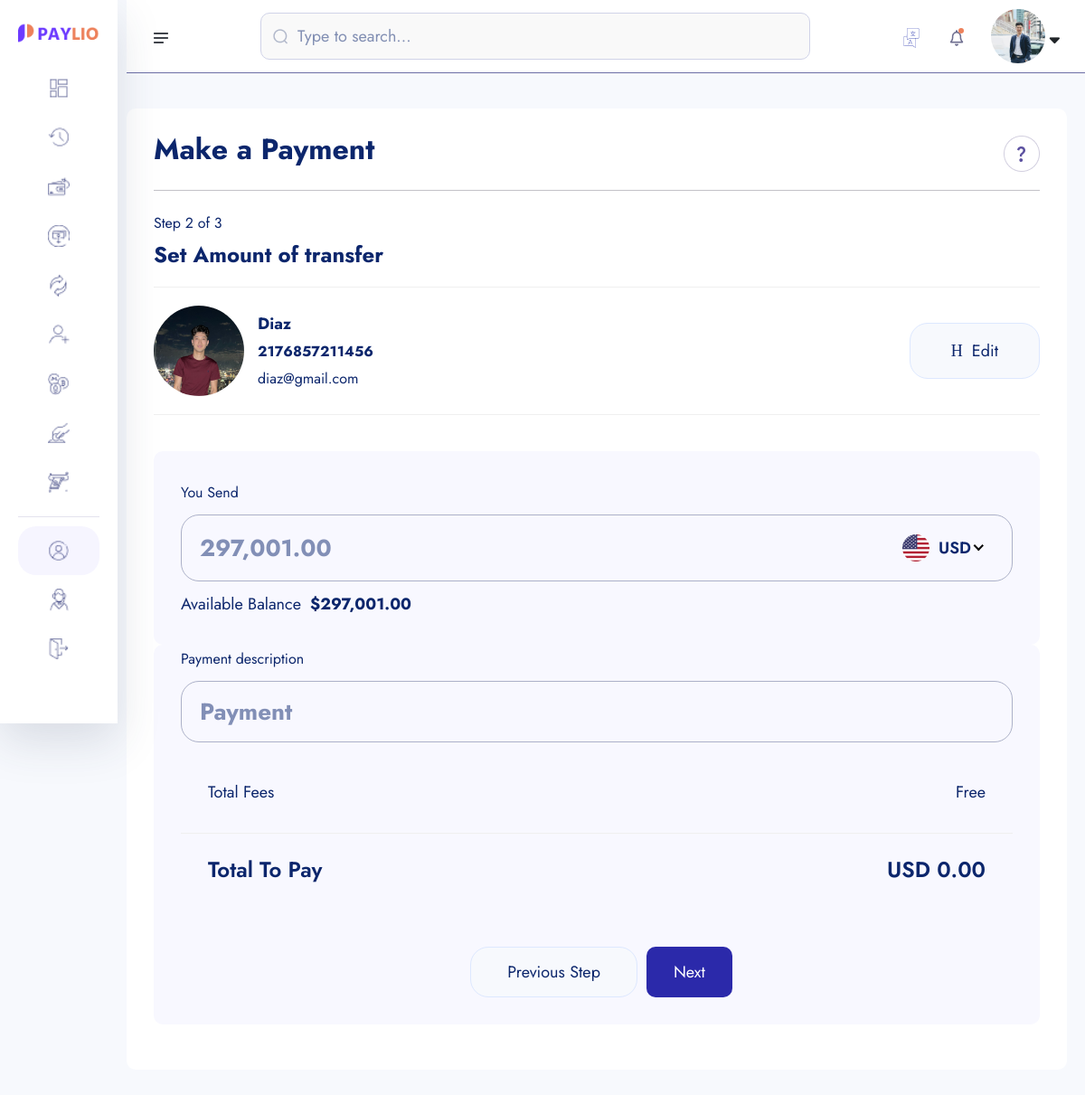
Page /amount-transfer/2176857211456/ (signed in) on the committed database.
### userauths/models.py (models this page shows, shortened)
class User(AbstractUser):
    username = models.CharField(max_length=100)
    email = models.EmailField(unique=True)
    is_staff = models.BooleanField(default=False)
    is_superuser = models.BooleanField(default=False)
    USERNAME_FIELD = 'email'
    REQUIRED_FIELDS = ['username']

### account/models.py (models this page shows, shortened)
class KYC(models.Model):
    id = models.UUIDField(primary_key=True, unique=True, default=uuid.uuid4, editable=False)
    user =  models.OneToOneField(User, on_delete=models.CASCADE)
    account =  models.OneToOneField(Account, on_delete=models.CASCADE, null=True, blank=True)
    full_name = models.CharField(max_length=1000)
    image = models.ImageField(upload_to="kyc", default="default.jpg")
    marrital_status = models.CharField(choices=MARITAL_STATUS, max_length=40)
    gender = models.CharField(choices=GENDER, max_length=40)
    identity_type = models.CharField(choices=IDENTITY_TYPE, max_length=140)
    identity_image = models.ImageField(upload_to="kyc", null=True, blank=True)
    date_of_birth = models.DateTimeField(auto_now_add=False)
    signature = models.ImageField(upload_to="kyc")
    nationality = models.CharField(max_length=100, null=True, blank=True)
    country = models.CharField(max_length=100)
    state = models.CharField(max_length=100)
    city = models.CharField(max_length=100)
    mobile = models.CharField(max_length=1000)
    fax = models.CharField(max_length=1000)
    date = models.DateTimeField(auto_now_add=True)

class Account(models.Model):
    id = models.UUIDField(primary_key=True, unique=True, default=uuid.uuid4, editable=False)
    user =  models.OneToOneField(User, on_delete=models.CASCADE)
    account_balance = models.DecimalField(max_digits=12, decimal_places=2, default=0.00) #123 345 789 102
    account_number = ShortUUIDField(unique=True,length=10, max_length=25, prefix="217", alphabet="1234567890") #2175893745837
    account_id = ShortUUIDField(unique=True,length=7, max_length=25, prefix="DEX", alphabet="1234567890") #2175893745837
    pin_number = ShortUUIDField(unique=True,length=4, max_length=7, alphabet="1234567890") #2737
    red_code = ShortUUIDField(unique=True,length=10, max_length=20, alphabet="abcdefgh1234567890") #2737
    account_status = models.CharField(max_length=100, choices=ACCOUNT_STATUS, default="in-active")
    date = models.DateTimeField(auto_now_add=True)
    kyc_submitted = models.BooleanField(default=False)
    kyc_confirmed = models.BooleanField(default=False)
    recommended_by = models.ForeignKey(User, on_delete=models.DO_NOTHING, blank=True, null=True, related_name="recommended_by")
    review = models.CharField(max_length=100, null=True,blank=True, default="Review")
    class Meta:
        ordering = ['-id']

### core/transfer.py (the view)
# urls.py: path("amount-transfer/<account_number>/", transfer.AmountTransfer, name="amount-transfer"),
def AmountTransfer(request, account_number):
    try:
        account = Account.objects.get(account_number=account_number)
    except:
        messages.warning(request, "Account does not exist")
        return redirect("core:search-account")
    context = {
        "account": account,
       }
    return render(request, "transfer/amount-transfer.html", context)

### templates/transfer/amount-transfer.html (shortened to what this page needs)
{% extends "partials/dashboard-base.html" %}
{% load static %}
{% block content %}
{% load humanize %}
    <section class="dashboard-section body-collapse pay step step-2">
        <div class="overlay pt-120">
            <div class="container-fruid">
                <div class="main-content">
                    <div class="head-area d-flex align-items-center justify-content-between">
                        <h4>Make a Payment</h4>
                        <div class="icon-area">
                            <img src="{% static 'assets1/images/icon/support-icon.png' %}" alt="icon">
                        </div>
                    </div>
                    <div class="choose-recipient">
                        <div class="step-area">
                            <span class="mdr">Step 2 of 3</span>
                            <h5>Set Amount of transfer</h5>
                        </div>
                        <div class="user-select">
                            <div class="single-user">
                                <div class="left d-flex align-items-center">
                                    <div class="img-area">
                                        <img src="{{ account.user.kyc.image.url }}" style="width: 100px; height: 100px; border-radius: 50%; object-fit: cover;"  alt="image">
                                    </div>
                                    <div class="text-area">
                                        <p>{{ account.user.kyc.full_name|title }}</p>
                                        <span class="mdr"><b>{{ account.account_number }}</b></span> <br>
                                        <span class="mdr">{{ account.user.email }}</span>
                                    </div>
                                </div>
                                <div class="right">
                                    <a href="{% url 'core:search-account' %}">
                                        <i class="icon-h-edit"></i>
                                        Edit
                                    </a>
                                </div>
                            </div>
                        </div>
                    </div>
                    <form action="{% url 'core:amount-transfer-process' account.account_number %}" method="POST">
                        <div class="send-banance">
                            <span class="mdr">You Send</span>
                            <div class="input-area">
                                <input class="xxlr" onkeyup = "CalculateBalance()" placeholder="{{request.user.account.account_balance | intcomma  }}" type="number" name = "amount-send" id = "amount-send">
                            </div>
                            <p>Available Balance<b>${{request.user.account.account_balance|intcomma}}</b></p>
                        </div>
                        <div class="send-banance pt-0 my-0">
                            <span class="mdr">Payment description</span>
                            <div class="input-area">
                                <input class="xxlr" onkeyup = "CalculateBalance()" placeholder="Payment" type="text" name = "description" >
                            </div>
                        <ul class="total-fees">
                            <li>Total Fees</li>
                            <li>Free</li>
                        </ul>
                        <ul class="total-fees pay">
                            <li>
                                <h5>Total To Pay</h5>
                            </li>
                            <li>
                                <h5 id="total-to-pay">USD 0.00</h5>
                            </li>
                        </ul>
                        <div class="footer-area mt-40">
                            <a href="pay-step-1.html">Previous Step</a>
                            <button type="submit" style="padding: 10px 30px; border-radius: 10px; background: rgb(43, 41, 170); color: #ffff;" class="active">Next</button>
                        </div>
                    </form>
                </div>
            </div>
        </div>
    </section>
    {% endblock content %}

### templates/partials/dashboard-base.html (shortened to what this page needs)
{% load static %}
<!doctype html>
<html lang="en">
<head>
    <link rel="stylesheet" href="{% static 'assets1/css/bootstrap.min.css' %}">
    <link rel="stylesheet" href="{% static 'assets1/css/fontawesome.min.css' %}">
    <link rel="stylesheet" href="{% static 'assets1/css/jquery-ui.css' %}">
    <link rel="stylesheet" href="{% static 'assets1/css/plugin/apexcharts.css' %}">
    <link rel="stylesheet" href="{% static 'assets1/css/plugin/nice-select.css' %}">
    <link rel="stylesheet" href="{% static 'assets1/css/arafat-font.css' %}">
    <link rel="stylesheet" href="{% static 'assets1/css/plugin/animate.css' %}">
    <link rel="stylesheet" href="{% static 'assets1/css/style.css' %}">
</head>
<body>
    <header class="header-section body-collapse">
        <div class="overlay">
            <div class="container-fruid">
                <div class="row d-flex header-area">
                    <div class="navbar-area d-flex align-items-center justify-content-between">
                        <div class="sidebar-icon">
                            <img src="{% static 'assets1/images/icon/menu.png' %}" alt="icon">
                        </div>
                        <form method="POST" class="flex-fill">
                            <div class="form-group d-flex align-items-center">
                                <img src="{% static 'assets1/images/icon/search.png' %}" alt="icon">
                                <input type="text" placeholder="Type to search...">
                            </div>
                        </form>
                        <div class="dashboard-nav">
                            <div class="single-item language-area">
                                <div class="language-btn">
                                    <img src="{% static 'assets1/images/icon/lang.png' %}" alt="icon">
                                </div>
                            </div>
                            <div class="single-item notifications-area">
                                <div class="notifications-btn">
                                    <img src="{% static 'assets1/images/icon/bell.png' %}" class="bell-icon" alt="icon">
                                </div>
                            </div>
                            <div class="single-item user-area">
                                <div class="profile-area d-flex align-items-center">
                                    <span class="user-profile">
                                        {% if request.user.kyc.image.url %}
                                            <img style="width: 60px; height: 60px; border-radius: 50%; object-fit: cover;" src="{{ request.user.kyc.image.url }}" alt="image">
                                        {% else %}
                                            <img src="{% static 'assets1/images/default.jpg' %}"  style="width: 50px; height: 50px; border-radius: 50%; object-fit: cover;" alt="">
                                        {% endif %}
                                    </span>
                                    <i class="fa-solid fa-sort-down"></i>
                                </div>
                            </div>
                        </div>
                    </div>
                    <div class="sidebar-wrapper">
                        <div class="sidebar-logo">
                            <a href="{% url 'account:dashboard' %}"><img src="{% static 'assets1/images/logo.png' %}" alt="logo"></a>
                        </div>
                        <ul>
                            <li>
                                <a href="{% url 'account:dashboard' %}">
                                    <img src="{% static 'assets1/images/icon/dashboard.png' %}" alt="Dashboard"> <span>Dashboard</span>
                                </a>
                            </li>
                            <li>
                                <a href="{% url 'core:transactions' %}">
                                    <img src="{% static 'assets1/images/icon/transactions.png' %}" alt="Transactions"> <span>Transactions</span>
                                </a>
                            </li>
                            <li>
                                <a href="{% url 'core:search-account' %}">
                                    <img src="{% static 'assets1/images/icon/pay.png' %}" alt="Pay"> <span>Pay</span>
                                </a>
                            </li>
                            <li>
                                <a href="{% url 'core:request-search-account' %}">
                                    <img src="{% static 'assets1/images/icon/receive.png' %}" alt="Receive"> <span>Receive</span>
                                </a>
                            </li>
                            <li>
                                <a href="money-exchange.html">
                                    <img src="{% static 'assets1/images/icon/exchange.png' %}" alt="Exchange"> <span>Exchange</span>
                                </a>
                            </li>
                            <li>
                                <a href="recipients.html">
                                    <img src="{% static 'assets1/images/icon/recipients.png' %}" alt="Recipients"> <span>Recipients</span>
                                </a>
                            </li>
                            <li>
                                <a href="crypto.html">
                                    <img src="{% static 'assets1/images/icon/crypto.png' %}" alt="Crypto"> <span>Crypto</span>
                                </a>
                            </li>
                            <li>
                                <a href="deposit-money.html">
                                    <img src="{% static 'assets1/images/icon/deposit.png' %}" alt="Deposit"> <span>Deposit Money</span>
                                </a>
                            </li>
                            <li>
                                <a href="withdraw-money-step-1.html">
                                    <img src="{% static 'assets1/images/icon/withdraw.png' %}" alt="Withdraw"> <span>Withdraw Money</span>
                                </a>
                            </li>
                        </ul>
                        <ul class="bottom-item">
                            <li class="active">
                                <a href="{% url 'account:account' %}">
                                    <img src="{% static 'assets1/images/icon/account.png' %}" alt="Account"> <span>Account</span>
                                </a>
                            </li>
                            <li>
                                <a href="javascript:void(0)">
                                    <img src="{% static 'assets1/images/icon/support.png' %}" alt="Support"> <span>Support</span>
                                </a>
                            </li>
                            <li>
                                <a href="javascript:void(0)">
                                    <img src="{% static 'assets1/images/icon/quit.png' %}" alt="Quit"> <span>Quit</span>
                                </a>
                            </li>
                        </ul>
                        <div class="pt-120">
                        </div>
                    </div>
                </div>
            </div>
        </div>
    </header>
{% block content %}
{% endblock content %}
</body>
</html>

### rows in the picture
User: user.kyc.image (picture), amount-send "297,001.00", user.account.account_balance "297,001.00"
Account: user.kyc.image (picture), user.kyc.full_name "Diaz", account_number "2176857211456", user.email "diaz@gmail.com"
